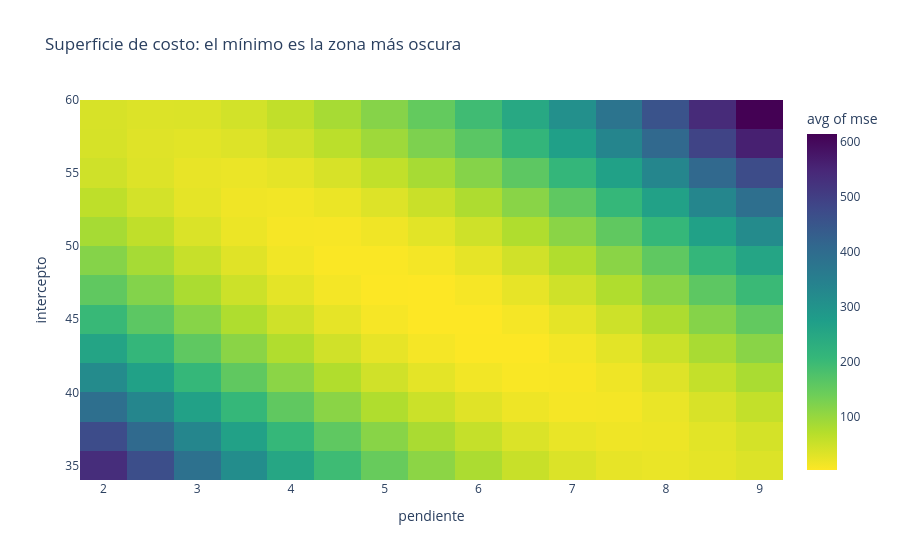

Source (notebook cell):
### Markdown cell above
## 4. El costo como superficie

Cada combinación de pendiente $w$ e intercepto $b$ produce un MSE distinto. En regresión lineal, esa superficie tiene forma de cuenco convexo: existe un mínimo global. Esto es importante porque, a diferencia de otros modelos, no hay mínimos locales que puedan atrapar al optimizador.

### Code cell
x = datos["horas_estudio"].to_numpy()
y = datos["calificacion"].to_numpy()
pendientes = np.linspace(2, 9, 70)
interceptos = np.linspace(35, 58, 70)

superficie = pl.DataFrame({
    "pendiente": np.repeat(pendientes, len(interceptos)),
    "intercepto": np.tile(interceptos, len(pendientes)),
}).with_columns(
    pl.struct(["pendiente", "intercepto"]).map_elements(
        lambda fila: mean_squared_error(y, fila["pendiente"] * x + fila["intercepto"]),
        return_dtype=pl.Float64,
    ).alias("mse")
)

px.density_heatmap(
    superficie, x="pendiente", y="intercepto", z="mse",
    histfunc="avg", color_continuous_scale="Viridis_r",
    title="Superficie de costo: el mínimo es la zona más oscura",
).show()

### Figure 1 — Plotly figure (JSON) as saved in the notebook; plotly's stock layout.template omitted (floating-point values rounded to 4 significant figures; data arrays with more than 128 entries replaced by an {"elided": "..."} marker saying what was removed)
{"data": [{"coloraxis": "coloraxis", "histfunc": "avg", "hovertemplate": "pendiente=%{x}<br>intercepto=%{y}<br>avg of mse=%{z}<extra></extra>", "name": "", "type": "histogram2d", "x": {"elided": "4900 float values"}, "xaxis": "x", "xbingroup": "x", "y": {"elided": "4900 float values"}, "yaxis": "y", "ybingroup": "y", "z": {"elided": "4900 float values"}}], "layout": {"coloraxis": {"autocolorscale": false, "colorbar": {"title": {"text": "avg of mse"}}, "colorscale": [[0, "#fde725"], [0.1111, "#b5de2b"], [0.2222, "#6ece58"], [0.3333, "#35b779"], [0.4444, "#1f9e89"], [0.5556, "#26828e"], [0.6667, "#31688e"], [0.7778, "#3e4989"], [0.8889, "#482878"], [1, "#440154"]]}, "legend": {"tracegroupgap": 0}, "title": {"text": "Superficie de costo: el mínimo es la zona más oscura"}, "xaxis": {"anchor": "y", "domain": [0, 1], "title": {"text": "pendiente"}}, "yaxis": {"anchor": "x", "domain": [0, 1], "title": {"text": "intercepto"}}}}
